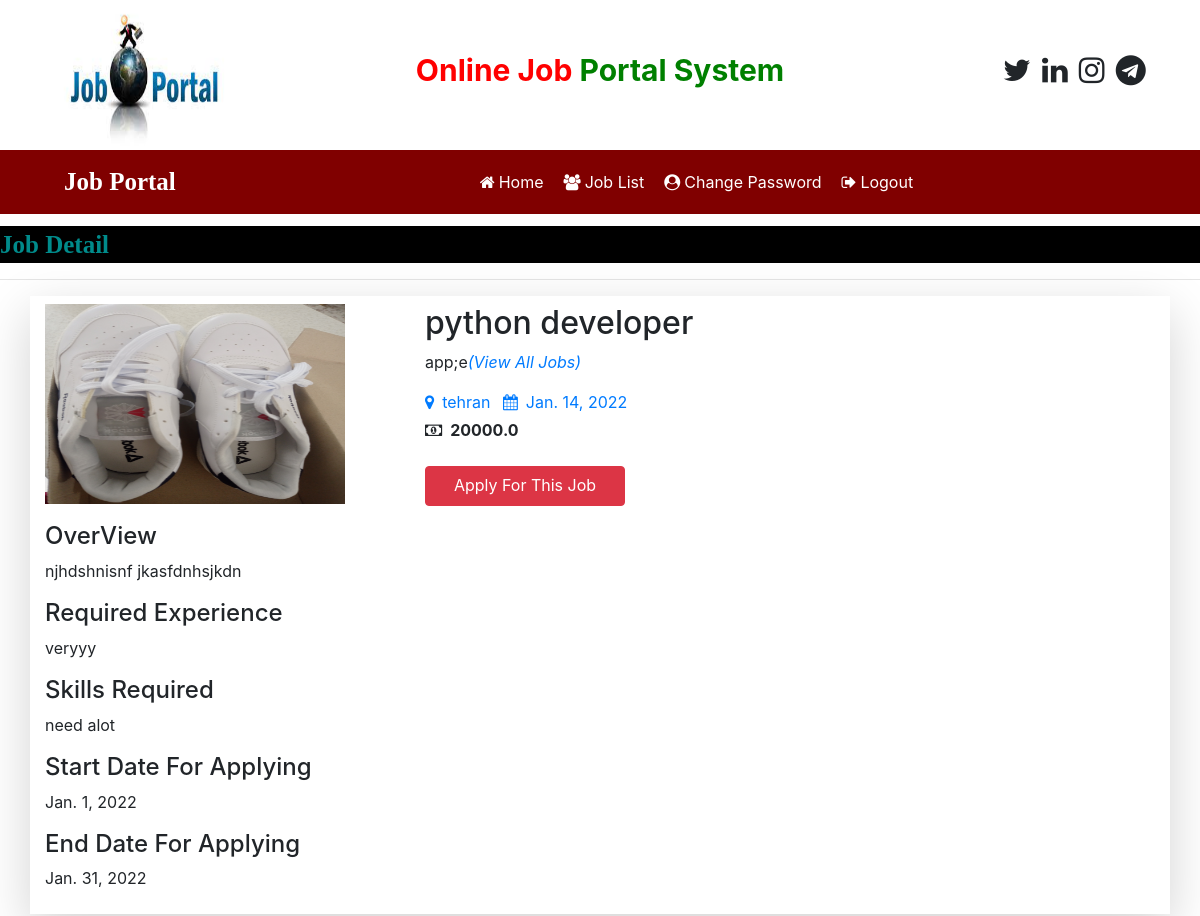
The app's page /job_detail/1, older data.
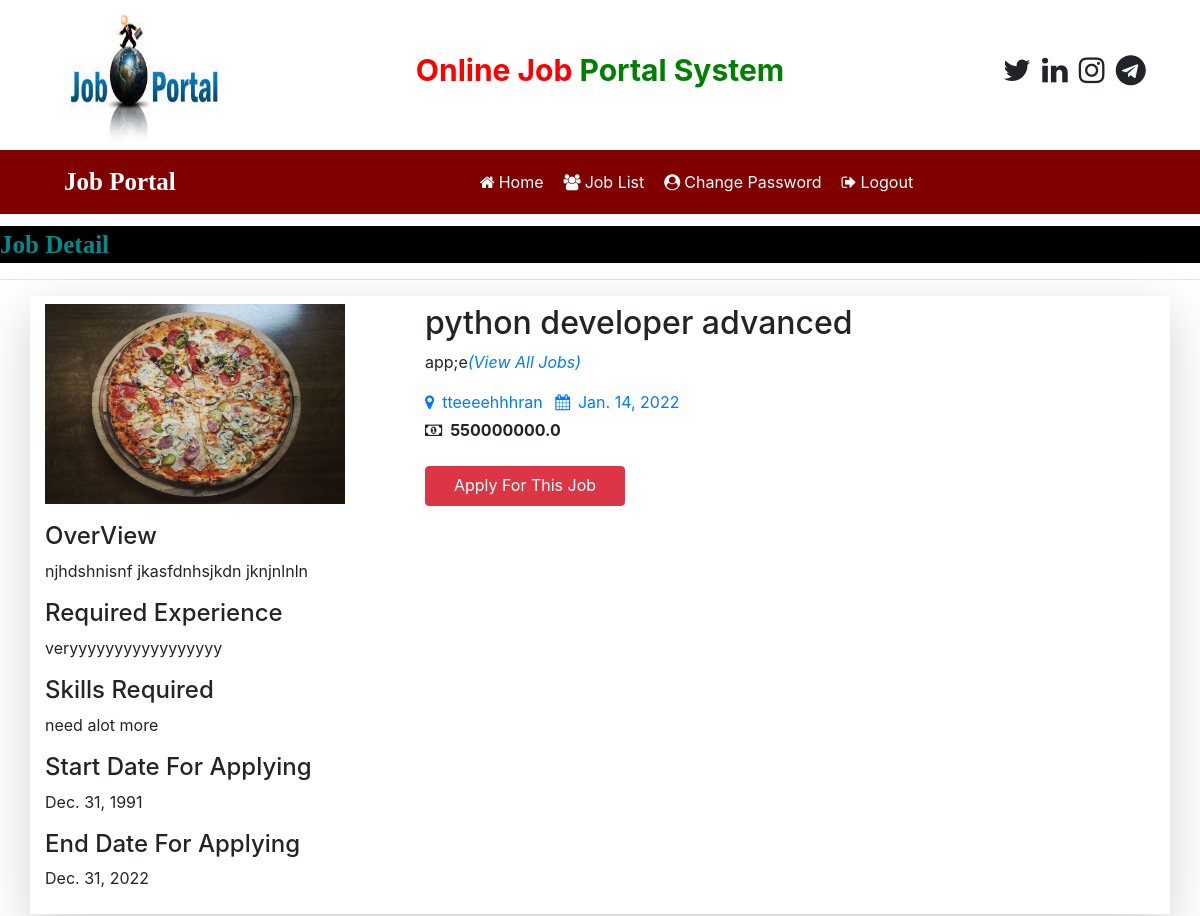
The same page, newer data.
### job/models.py (models this page shows, shortened)
class Job(models.Model):
    recruiter = models.ForeignKey(Recruiter,on_delete=models.CASCADE)
    start_date = models.DateField()
    end_date = models.DateField()
    title = models.CharField(max_length=100)
    salary = models.FloatField(max_length=20)
    image = models.FileField()
    description = models.CharField(max_length=300)
    experience = models.CharField(max_length=50)
    location = models.CharField(max_length=100)
    skills = models.CharField(max_length=100)
    creationdate = models.DateField()

class Recruiter(models.Model):
    user = models.ForeignKey(User, on_delete=models.CASCADE)
    mobile = models.CharField(max_length=15, null=True)
    image = models.FileField(null=True)
    gender = models.CharField(max_length=10, null=True)
    company = models.CharField(max_length=100, null=True)
    type = models.CharField(max_length=15, null=True)
    status = models.CharField(max_length=20, null=True)

### job/views.py (the view)
# urls.py: path('job_detail/<int:pid>', job_detail, name='job_detail'),
def job_detail(request, pid):
    job = Job.objects.get(id=pid)
    d = {'job':job}
    return render(request,'job/job_detail.html',d)

### job/templates/job/job_detail.html (shortened to what this page needs)
{% load static %}
{% block body %}
{% include 'job/user_navigation.html' %}
<marquee behavior="" direction="" style="font-family: cursive; font-size: 25px; color: darkcyan;background-color: black; font-weight: bold; margin-top: 1%;">
    Job Detail
</marquee>
<hr>
<div class="container shadow-lg py-2 mb-2">
    <div class="row">
        <div class="col-md-4">
            <img src="{{job.image.url}}" style="width:300px; height:200px;">
        </div>
        <div class="col-md-6">
            <h2>{{job.title}}</h2>
            <p>{{job.recruiter.company}}<em><a href="{% url 'job:user_latestjobs' %}">(View All Jobs)</a></em></p>
            <a href="" class="mr-2"><i class="fa fa-map-marker mr-2"></i>{{job.location}}</a>
            <a href=""><i class="fa fa-calendar mr-2"></i>{{job.creationdate}}</a>
            <br>
            <strong><i class="fa fa-money mr-2 mt-2"></i>{{job.salary}}</strong>
            <div class="mt-4">
                <a href="{% url 'job:applyforjob' job.id %}" type="submit" class="btn btn-danger" style="width: 200px; height: 40px;">
                    Apply For This Job
                </a>
            </div>
        </div>
    </div>
    <div class="mt-3">
        <h4>OverView</h4>
        <p>{{job.description}}</p>
        <h4>Required Experience</h4>
        <p>{{job.experience}}</p>
        <h4>Skills Required</h4>
        <p>{{job.skills}}</p>
        <h4>Start Date For Applying</h4>
        <p>{{job.start_date}}</p>
        <h4>End Date For Applying</h4>
        <p>{{job.end_date}}</p>
    </div>
</div>
{% endblock body %}

Row changes from the older to the newer data that the page shows:
changed Job "app;e": image: a different picture; title "python developer" → "python developer advanced"; location "tehran" → "tteeeehhhran"; salary "20000.0" → "550000000.0"; description "njhdshnisnf jkasfdnhsjkdn" → "njhdshnisnf jkasfdnhsjkdn jknjnlnln"; experience "veryyy" → "veryyyyyyyyyyyyyyyyy"; skills "need alot" → "need alot more"; start_date "Jan. 1, 2022" → "Dec. 31, 1991"; end_date "Jan. 31, 2022" → "Dec. 31, 2022"
